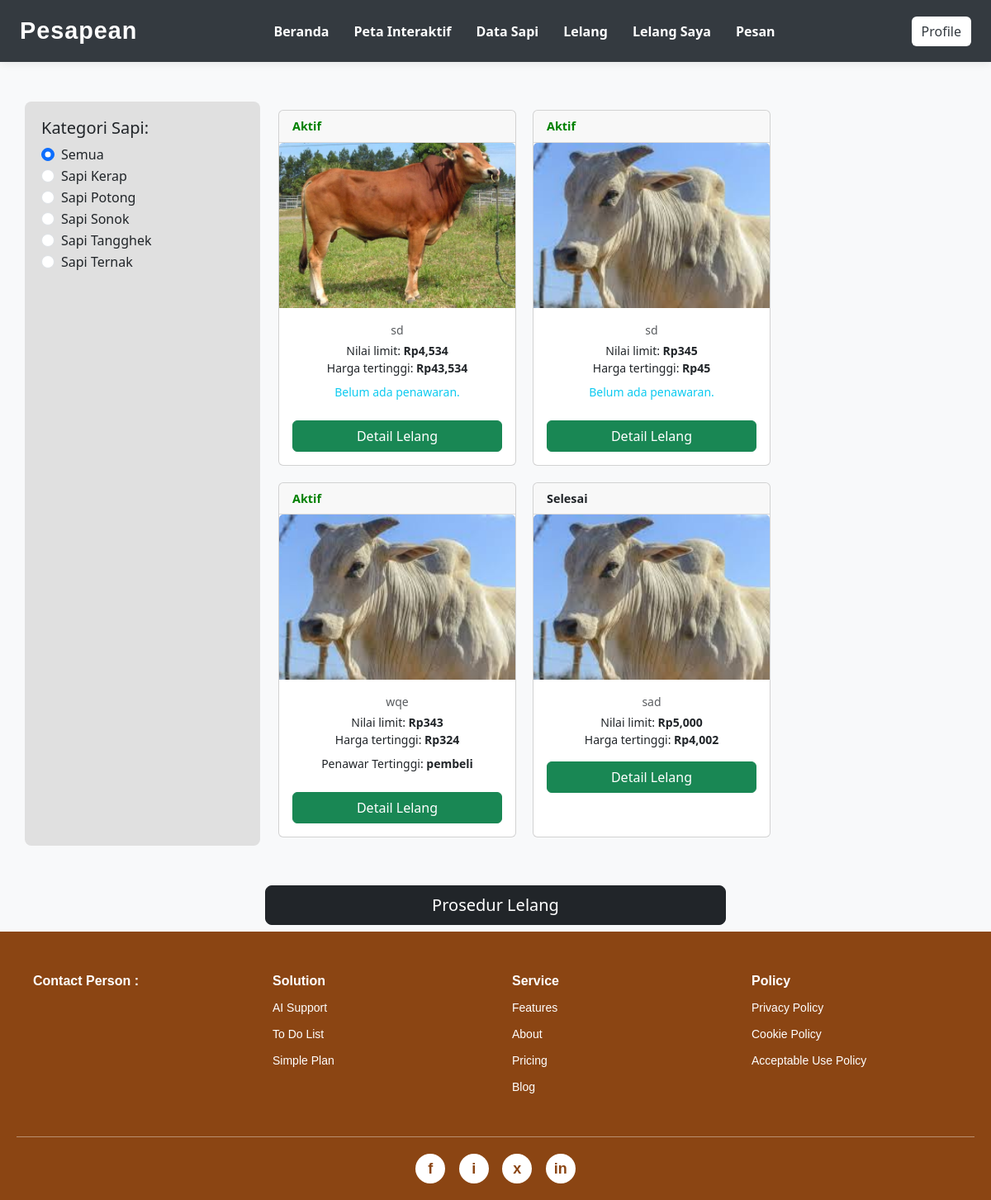
Screenshot of /pembeli/lelang.php (signed in) with the database file from the repository.
### tables this page shows
CREATE TABLE `macamsapi` (
  `id_macamSapi` int(11) NOT NULL,
  `name` varchar(100) DEFAULT NULL
);

CREATE TABLE `data_sapi` (
  `id_sapi` int(11) NOT NULL,
  `id_macamSapi` int(11) DEFAULT NULL,
  `foto_sapi` varchar(255) DEFAULT NULL,
  `harga_sapi` int(11) DEFAULT NULL,
  `nama_pemilik` varchar(100) DEFAULT NULL,
  `alamat_pemilik` varchar(255) DEFAULT NULL,
  `nomor_pemilik` varchar(20) DEFAULT NULL,
  `email_pemilik` varchar(100) DEFAULT NULL,
  `createdAt` datetime DEFAULT NULL,
  `updatedAt` datetime DEFAULT NULL,
  `latitude` varchar(50) DEFAULT NULL,
  `longitude` varchar(50) DEFAULT NULL,
  `jenis_kelamin` enum('jantan','betina') DEFAULT NULL,
  `id_user_penjual` int(11) DEFAULT NULL
);

CREATE TABLE `lelang` (
  `id_lelang` int(11) NOT NULL,
  `id_sapi` int(11) DEFAULT NULL,
  `harga_awal` int(11) DEFAULT NULL,
  `harga_tertinggi` int(11) DEFAULT NULL,
  `id_penawaranTertinggi` int(11) DEFAULT NULL,
  `batas_waktu` datetime DEFAULT NULL,
  `status` varchar(50) DEFAULT NULL,
  `approved_by_admin` tinyint(1) DEFAULT '0',
  `approved_at` datetime DEFAULT NULL,
  `id_admin_approver` int(11) DEFAULT NULL,
  `createdAt` datetime DEFAULT NULL,
  `updatedAt` datetime DEFAULT NULL,
  `id_user` int(11) DEFAULT NULL
);

CREATE TABLE `users` (
  `id_user` int(11) NOT NULL,
  `username` varchar(50) DEFAULT NULL,
  `email` varchar(100) DEFAULT NULL,
  `password` varchar(100) DEFAULT NULL,
  `createdAt` datetime DEFAULT NULL,
  `updateAt` datetime DEFAULT NULL,
  `id_role` int(11) DEFAULT NULL
);

### pembeli/lelang.php (the view, shortened to what this page needs)
<?php
include '../koneksi.php';
mysqli_query($koneksi, "
    UPDATE lelang
    SET status = 'Lewat', updatedAt = NOW()
    WHERE batas_waktu < NOW() AND status = 'Aktif'
");
$queryKategori = mysqli_query($koneksi, "SELECT id_macamSapi, name FROM macamSapi ORDER BY name ASC");
$selectedKategori = isset($_GET['kategori']) ? $_GET['kategori'] : 'semua';
$queryDataSapi = mysqli_query($koneksi, "
    SELECT
        ds.id_sapi,
        ds.foto_sapi,
        ds.alamat_pemilik,
        ms.name AS kategori,
        l.id_lelang,
        l.harga_awal,
        l.harga_tertinggi,
        l.status,
        l.batas_waktu,
        u.username AS nama_penawar_tertinggi,
        u.id_user AS id_penawar_tertinggi -- Menambahkan ID penawar tertinggi
    FROM data_sapi ds
    INNER JOIN macamSapi ms ON ds.id_macamSapi = ms.id_macamSapi
    INNER JOIN lelang l ON ds.id_sapi = l.id_sapi
    LEFT JOIN Penawaran p ON l.id_penawaranTertinggi = p.id_penawaran -- Gabung dengan Penawaran
    LEFT JOIN users u ON p.id_user = u.id_user -- Gabung dengan users untuk detail penawar
    WHERE l.status != 'Pending' " .
    ($selectedKategori != 'semua' ? "AND ms.id_macamSapi = '" . mysqli_real_escape_string($koneksi, $selectedKategori) . "'" : "") . "
    ORDER BY l.createdAt DESC
");
?>
<!DOCTYPE html>
<html>
<head>
    <link rel="stylesheet" href="../style.css">
    <link href="https://cdn.jsdelivr.net/npm/bootstrap@5.3.3/dist/css/bootstrap.min.css" rel="stylesheet">
    <link rel="stylesheet" href="https://cdnjs.cloudflare.com/ajax/libs/font-awesome/6.5.0/css/all.min.css" />
</head>
<body class="bg-light">
    <header class="main-header">
        <nav class="navbar">
            <div class="logo">
                <a href="../pembeli/beranda.php">Pesapean</a>
            </div>
            <ul class="nav-links">
                <li><a href="../pembeli/beranda.php">Beranda</a></li>
                <li><a href="../pembeli/peta.php">Peta Interaktif</a></li>
                <li><a href="../pembeli/data_sapi.php?jenis=sonok">Data Sapi</a></li>
                <li><a href="../pembeli/lelang.php">Lelang</a></li>
                <li><a href="../pembeli/lelang_diikuti.php">Lelang Saya</a></li>
                <li><a href="../pembeli/pesan.php">Pesan</a></li>
            </ul>
            <div class="auth-links">
                <?php
                if (isset($_SESSION['id_user'])) {
                    echo '<a href="../auth/profile.php" class="btn btn-primary">Profile</a>';
                } else {
                    echo '<a href="../login.php" class="btn btn-primary">Login</a>';
                    echo '<a href="../register.php" class="btn btn-outline-primary">Daftar</a>';
                }
                ?>
            </div>
        </nav>
    </header>
    <div class="container mt-5">
        <div class="row">
            <div class="col-md-3 filter-box">
                <h5>Kategori Sapi:</h5>
                <form method="GET" action="">
                    <div class="form-check">
                        <input class="form-check-input" type="radio" name="kategori" id="semua" value="semua" onchange="this.form.submit()" <?= ($selectedKategori == 'semua') ? 'checked' : '' ?>>
                        <label class="form-check-label" for="semua">Semua</label>
                    </div>
                    <?php while ($kategori = mysqli_fetch_assoc($queryKategori)) : ?>
                        <div class="form-check">
                            <input class="form-check-input" type="radio" name="kategori" value="<?= htmlspecialchars($kategori['id_macamSapi']); ?>" id="kategori<?= htmlspecialchars($kategori['id_macamSapi']); ?>" onchange="this.form.submit()" <?= ($selectedKategori == $kategori['id_macamSapi']) ? 'checked' : '' ?>>
                            <label class="form-check-label" for="kategori<?= htmlspecialchars($kategori['id_macamSapi']); ?>">
                                <?= htmlspecialchars($kategori['name']); ?>
                            </label>
                        </div>
                    <?php endwhile; ?>
                </form>
            </div>
            <div class="col-md-9 d-flex flex-wrap">
                <?php while ($sapi = mysqli_fetch_assoc($queryDataSapi)) : ?>
                    <div class="card card-sapi">
                        <div class="card-header status <?= strtolower($sapi['status']); ?>">
                            <?= htmlspecialchars($sapi['status']); ?>
                        </div>
                        <img src="../uploads_sapi/<?= htmlspecialchars($sapi['foto_sapi']); ?>" class="card-img-top" alt="gambar sapi" style="height: 200px; object-fit: cover;">
                        <div class="card-body">
                            <p class="card-text text-center text-muted small mb-1"><?= htmlspecialchars($sapi['alamat_pemilik']); ?></p>
                            <p class="card-text text-center small mb-2">
                                Nilai limit: <strong>Rp<?= number_format($sapi['harga_awal']); ?></strong><br>
                                Harga tertinggi: <strong>Rp<?= number_format($sapi['harga_tertinggi']); ?></strong>
                            </p>
                            <?php if ($sapi['status'] == 'Aktif' || $sapi['status'] == 'Sedang') :
                            ?>
                                <?php if (!empty($sapi['nama_penawar_tertinggi'])) : ?>
                                    <p class="card-text text-center small mt-2">
                                        Penawar Tertinggi:
                                        <strong>
                                            <?= htmlspecialchars($sapi['nama_penawar_tertinggi']); ?>
                                        </strong>
                                    </p>
                                <?php else : ?>
                                    <p class="card-text text-center small mt-2 text-info">
                                        Belum ada penawaran.
                                    </p>
                                <?php endif; ?>
                            <?php endif; ?>
                            <a href="../pembeli/detail.php?id=<?= htmlspecialchars($sapi['id_sapi']); ?>&id_lelang=<?= htmlspecialchars($sapi['id_lelang']); ?>" class="btn btn-success w-100 mt-2">Detail Lelang</a>
                        </div>
                    </div>
                <?php endwhile; ?>
            </div>
        </div>
        <div class="row mt-5">
            <div class="col text-center">
                <a href="prosedur.php" class="btn btn-dark btn-lg w-50 mb-2">Prosedur Lelang</a><br>
            </div>
        </div>
    </div>
    <?php include '../footer.php'; ?> <script src="https://cdn.jsdelivr.net/npm/bootstrap@5.3.3/dist/js/bootstrap.bundle.min.js"></script>
</body>
</html>

### style.css (style rules this page uses)
:root { --primary-color: #f0c040; --secondary-color: #333; --accent-color: #555; --background-light: #f8f8f8; --text-color: #333; --white-color: #ffffff; --border-radius: 8px; --transition-speed: 0.3s ease; }
body { background-color: var(--background-light); font-family: 'Open Sans', Arial, sans-serif; margin: 0; padding: 0; line-height: 1.6; color: var(--text-color); }
a { text-decoration: none; color: var(--primary-color); transition: color var(--transition-speed); }
.btn { display: inline-block; padding: 12px 25px; border: none; border-radius: 5px; cursor: pointer; font-size: 16px; font-weight: 600; transition: background-color var(--transition-speed), color var(--transition-speed); }
.btn-primary { background-color: var(--primary-color); color: var(--secondary-color); }
.main-header { background-color: var(--secondary-color); color: var(--white-color); padding: 15px 0; box-shadow: 0 2px 5px rgba(0, 0, 0, 0.1); }
.navbar { display: flex; justify-content: space-between; align-items: center; max-width: 1200px; margin: 0 auto; padding: 0 20px; }
.navbar .logo a { font-size: 28px; font-weight: 700; color: var(--primary-color); letter-spacing: 1px; }
.navbar .nav-links { list-style: none; margin: 0; padding: 0; display: flex; gap: 30px; }
.navbar .nav-links a { color: var(--white-color); font-weight: 600; font-size: 16px; position: relative; }
.navbar .nav-links a::after { content: ''; position: absolute; width: 0; height: 2px; background-color: var(--primary-color); left: 0; bottom: -5px; transition: width var(--transition-speed); }

### pembeli/lelang.php (style rules this page uses)
:root { --primary-color: #343a40; --secondary-color: #6c757d; --success-color: #28a745; --info-color: #17a2b8; --warning-color: #ffc107; --danger-color: #dc3545; --light-color: #f8f9fa; --dark-color: #343a40; --white-color: #ffffff; --border-color: #e9ecef; --shadow-color: rgba(0, 0, 0, 0.08); }
.filter-box { background-color: #e0e0e0; padding: 20px; border-radius: 8px; }
.card-sapi { width: 18rem; margin: 10px; }
.status { font-size: 0.9em; font-weight: bold; padding: 0.5rem 1rem; border-bottom: 1px solid rgba(0, 0, 0, .125); }
.status.aktif { color: green; }
.main-header { background-color: var(--primary-color); box-shadow: 0 2px 10px var(--shadow-color); padding: 1rem 0; margin-bottom: 2rem; }
.navbar { display: flex; justify-content: space-between; align-items: center; max-width: 1200px; margin: 0 auto; padding: 0 1.5rem; }
.navbar .logo a { font-family: 'Montserrat', sans-serif; font-size: 1.8rem; font-weight: 700; color: var(--white-color); text-decoration: none; transition: color 0.3s ease; }
.nav-links { list-style: none; margin: 0; padding: 0; display: flex; gap: 1.5rem; }
.nav-links li a { text-decoration: none; color: var(--white-color); font-weight: 600; padding: 0.5rem 0; transition: color 0.3s ease, border-bottom 0.3s ease; }
.auth-links { display: flex; gap: 10px; align-items: center; }
.auth-links .btn-primary { background-color: var(--white-color); color: var(--primary-color); border: none; }

### rows the page displays
macamsapi: id_macamSapi "☐ Sapi Kerap", name "Sapi Kerap"
macamsapi: id_macamSapi "☐ Sapi Potong", name "Sapi Potong"
macamsapi: id_macamSapi "☐ Sapi Sonok", name "Sapi Sonok"
macamsapi: id_macamSapi "☐ Sapi Tangghek", name "Sapi Tangghek"
macamsapi: id_macamSapi "☐ Sapi Ternak", name "Sapi Ternak"
data_sapi: lelang.status "Aktif", foto_sapi (picture), alamat_pemilik "sd", lelang.harga_awal "4,534", lelang.harga_tertinggi "43,534", shows "Belum ada penawaran."
data_sapi: lelang.status "Aktif", foto_sapi (picture), alamat_pemilik "sd", lelang.harga_awal "345", lelang.harga_tertinggi "45", shows "Belum ada penawaran."
data_sapi: lelang.status "Aktif", foto_sapi (picture), alamat_pemilik "wqe", lelang.harga_awal "343", lelang.harga_tertinggi "324", users.username "pembeli"
data_sapi: lelang.status "Selesai", foto_sapi (picture), alamat_pemilik "sad", lelang.harga_awal "5,000", lelang.harga_tertinggi "4,002"
